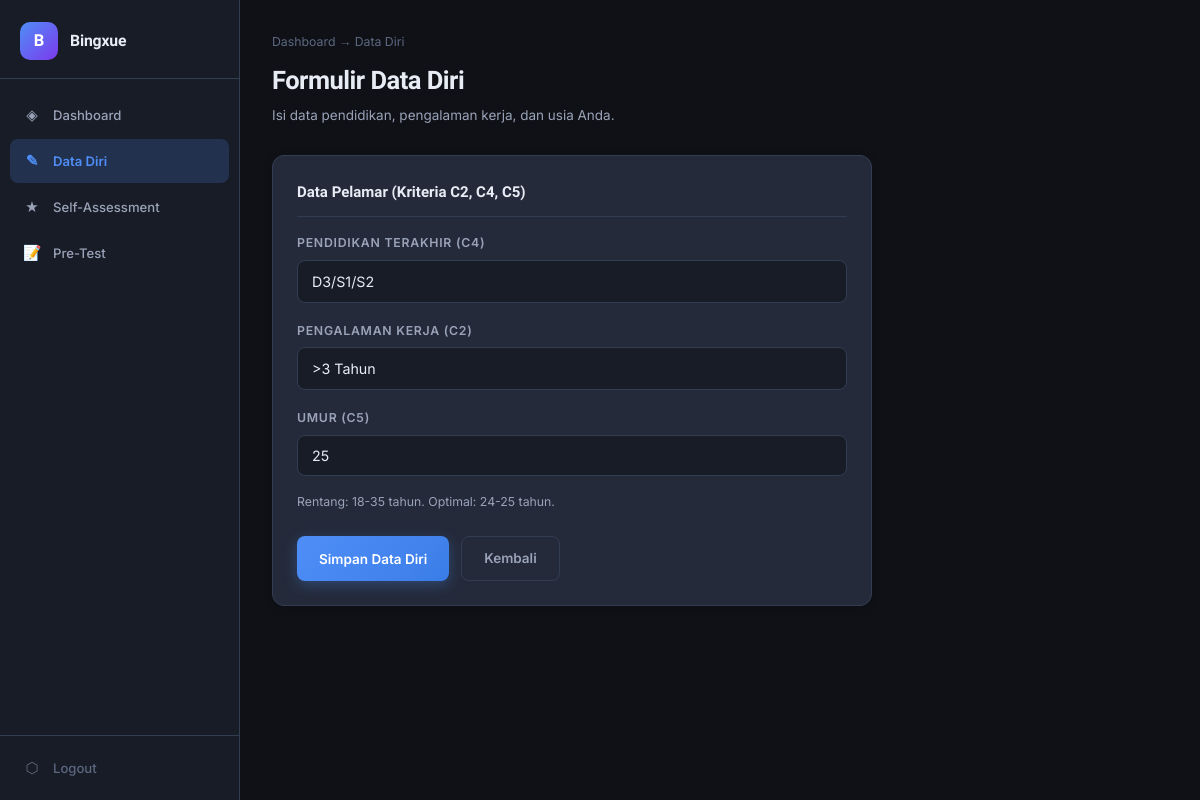
Page /user_personal.php (signed in) on the earlier database version.
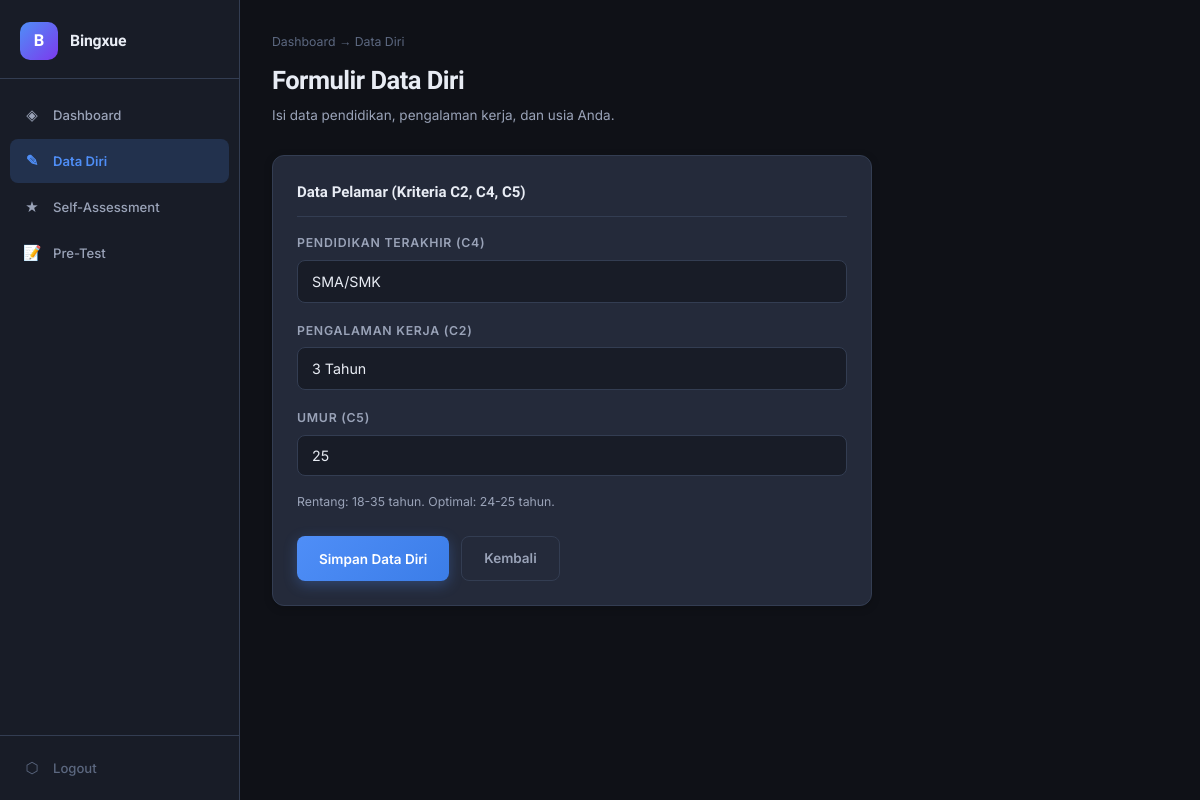
Same page on the later database version.
### tables this page shows
CREATE TABLE IF NOT EXISTS `applicants` (
  `id` int(11) NOT NULL AUTO_INCREMENT,
  `user_id` int(11) NOT NULL,
  `skill_communication` decimal(5,2) DEFAULT 0.00,
  `skill_cooperation` decimal(5,2) DEFAULT 0.00,
  `skill_ethics` decimal(5,2) DEFAULT 0.00,
  `skill_technical` decimal(5,2) DEFAULT 0.00,
  `c1_score` decimal(5,2) DEFAULT 0.00,
  `experience_years` varchar(50) DEFAULT NULL,
  `c2_score` decimal(5,2) DEFAULT 0.00,
  `pretest_score` decimal(5,2) DEFAULT 0.00,
  `c3_score` decimal(5,2) DEFAULT 0.00,
  `pretest_taken` tinyint(1) DEFAULT 0,
  `education` varchar(50) DEFAULT NULL,
  `c4_score` decimal(5,2) DEFAULT 0.00,
  `age` int(11) DEFAULT 0,
  `c5_score` decimal(5,2) DEFAULT 0.00,
  `saw_value` decimal(10,6) DEFAULT 0.000000,
  `rank` int(11) DEFAULT 0,
  `status` enum('pending','accepted','rejected') DEFAULT 'pending',
  `personal_data_filled` tinyint(1) DEFAULT 0,
  `self_assessment_filled` tinyint(1) DEFAULT 0,
  `submitted_at` timestamp NULL DEFAULT NULL,
  `updated_at` timestamp NOT NULL DEFAULT current_timestamp() ON UPDATE current_timestamp(),
  `skill_operating_equipment` decimal(5,2) DEFAULT 0.00,
  `skill_sop` decimal(5,2) DEFAULT 0.00,
  `skill_speed_accuracy` decimal(5,2) DEFAULT 0.00,
  `skill_customer_service` decimal(5,2) DEFAULT 0.00,
  `skill_teamwork` decimal(5,2) DEFAULT 0.00,
  PRIMARY KEY (`id`),
  UNIQUE KEY `user_id` (`user_id`),
  CONSTRAINT `applicants_ibfk_1` FOREIGN KEY (`user_id`) REFERENCES `users` (`id`) ON DELETE CASCADE
);

### user_personal.php (the view, shortened to what this page needs)
<?php
require_once 'partials/header.php';
$db     = getDB();
$userId = (int)$_SESSION['user_id'];
$stmt = $db->prepare("SELECT * FROM applicants WHERE user_id = ?");
$stmt->bind_param("i", $userId);
$stmt->execute();
$res = $stmt->get_result();
$app = $res->fetch_assoc();
$educations  = ['D3/S1/S2', 'SMA/SMK', 'SMP'];
$experiences = ['>3 Tahun', '3 Tahun', '2 Tahun', '1 Tahun', 'Tidak Ada Pengalaman'];
?>
<div class="page-header">
    <div class="breadcrumb">Dashboard → Data Diri</div>
    <h1>Formulir Data Diri</h1>
    <p>Isi data pendidikan, pengalaman kerja, dan usia Anda.</p>
</div>
<div class="card" style="max-width:600px;">
    <div class="card-title">Data Pelamar (Kriteria C2, C4, C5)</div>
    <form method="POST">
        <div class="form-group">
            <label class="form-label">Pendidikan Terakhir (C4)</label>
            <select name="education" class="form-control" required>
                <?php foreach ($educations as $edu): ?>
                    <option value="<?= $edu ?>" <?= ($app['education'] ?? '') === $edu ? 'selected' : '' ?>><?= htmlspecialchars($edu) ?></option>
                <?php endforeach; ?>
            </select>
        </div>
        <div class="form-group">
            <label class="form-label">Pengalaman Kerja (C2)</label>
            <select name="experience" class="form-control" required>
                <?php foreach ($experiences as $exp): ?>
                    <option value="<?= $exp ?>" <?= ($app['experience_years'] ?? '') === $exp ? 'selected' : '' ?>><?= htmlspecialchars($exp) ?></option>
                <?php endforeach; ?>
            </select>
        </div>
        <div class="form-group">
            <label class="form-label">Umur (C5)</label>
            <input type="number" name="age" class="form-control" min="18" max="35"
                   value="<?= htmlspecialchars($app['age'] ?? '') ?>"
                   placeholder="Contoh: 22" required>
            <p class="text-sm text-muted mt-4">Rentang: 18-35 tahun. Optimal: 24-25 tahun.</p>
        </div>
        <div class="flex gap-3 mt-6">
            <button type="submit" class="btn btn-primary">Simpan Data Diri</button>
            <a href="user_dashboard.php" class="btn btn-outline">Kembali</a>
        </div>
    </form>
</div>

Differences in the rows shown:
changed applicants: education "D3/S1/S2" → "SMA/SMK"; experience ">3 Tahun" → "3 Tahun"
